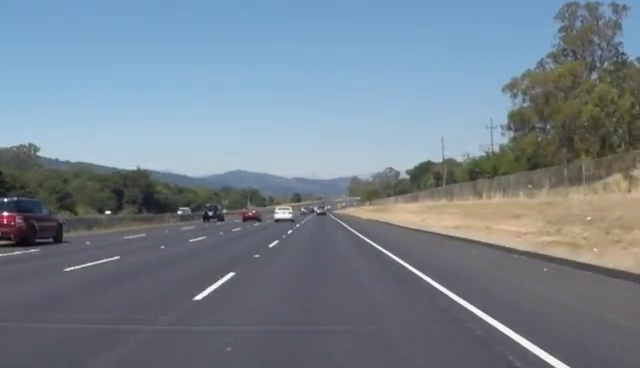
#> input picture frame 21 of video.mp4, 640 x 368 px
$ python 10video_dt.py
#> lines starting #> are read from the running program, lines starting #| are printed output that depends on the picture; after the words box and inside, x2 and y2 are one past the last pixel; in counts of white or black regions, pixels touching at a corner belong together
import cv2
import numpy as np


def get_edge_img(color_img, gaussian_ksize=5, gaussian_sigmax=1,
                 canny_threshold1=50, canny_threshold2=100):
    """
    灰度化,模糊,canny变换,提取边缘
    :param color_img: 彩色图,channels=3
    """
    gaussian = cv2.GaussianBlur(color_img, (gaussian_ksize, gaussian_ksize),
                                gaussian_sigmax)
    gray_img = cv2.cvtColor(gaussian, cv2.COLOR_BGR2GRAY)
    edges_img = cv2.Canny(gray_img, canny_threshold1, canny_threshold2)
    return edges_img


def roi_mask(gray_img):
    """
    对gray_img进行掩膜
    :param gray_img: 灰度图,channels=1
    """
    poly_pts = np.array([[[0, 368], [300, 210], [340, 210], [640, 368]]])
    mask = np.zeros_like(gray_img)
    mask = cv2.fillPoly(mask, pts=poly_pts, color=255)
    img_mask = cv2.bitwise_and(gray_img, mask)
    return img_mask


def get_lines(edge_img):
    """
    获取edge_img中的所有线段
    :param edge_img: 标记边缘的灰度图
    """

    def calculate_slope(line):
        """
        计算线段line的斜率
        :param line: np.array([[x_1, y_1, x_2, y_2]])
        :return:
        """
        x_1, y_1, x_2, y_2 = line[0]
        return (y_2 - y_1) / (x_2 - x_1)

    def reject_abnormal_lines(lines, threshold=0.2):
        """
        剔除斜率不一致的线段
        :param lines: 线段集合, [np.array([[x_1, y_1, x_2, y_2]]),np.array([[x_1, y_1, x_2, y_2]]),...,np.array([[x_1, y_1, x_2, y_2]])]
        """
        slopes = [calculate_slope(line) for line in lines]
        while len(lines) > 0:
            mean = np.mean(slopes)
            diff = [abs(s - mean) for s in slopes]
            idx = np.argmax(diff)
            if diff[idx] > threshold:
                slopes.pop(idx)
                lines.pop(idx)
            else:
                break
        return lines

    def least_squares_fit(lines):
        """
        将lines中的线段拟合成一条线段
        :param lines: 线段集合, [np.array([[x_1, y_1, x_2, y_2]]),np.array([[x_1, y_1, x_2, y_2]]),...,np.array([[x_1, y_1, x_2, y_2]])]
        :return: 线段上的两点,np.array([[xmin, ymin], [xmax, ymax]])
        """
        x_coords = np.ravel([[line[0][0], line[0][2]] for line in lines])
        y_coords = np.ravel([[line[0][1], line[0][3]] for line in lines])
        poly = np.polyfit(x_coords, y_coords, deg=1)
        point_min = (np.min(x_coords), np.polyval(poly, np.min(x_coords)))
        point_max = (np.max(x_coords), np.polyval(poly, np.max(x_coords)))
        return np.array([point_min, point_max], dtype=int)

    # 获取所有线段
    lines = cv2.HoughLinesP(edge_img, 1, np.pi / 180, 15, minLineLength=40,
                            maxLineGap=20)
    # 按照斜率分成车道线
    left_lines = [line for line in lines if calculate_slope(line) > 0]
    right_lines = [line for line in lines if calculate_slope(line) < 0]
    # 剔除离群线段
    left_lines = reject_abnormal_lines(left_lines)
    right_lines = reject_abnormal_lines(right_lines)

    return least_squares_fit(left_lines), least_squares_fit(right_lines)


def draw_lines(img, lines):
    """
    在img上绘制lines
    :param img:
    :param lines: 两条线段: [np.array([[xmin1, ymin1], [xmax1, ymax1]]), np.array([[xmin2, ymin2], [xmax2, ymax2]])]
    :return:
    """
    left_line, right_line = lines
    cv2.line(img, tuple(left_line[0]), tuple(left_line[1]), color=(0, 255, 255),
             thickness=5)
    cv2.line(img, tuple(right_line[0]), tuple(right_line[1]),
             color=(0, 255, 255), thickness=5)


def show_lane(color_img):
    """
    在color_img上画出车道线
    :param color_img: 彩色图,channels=3
    :return:
    """
    edge_img = get_edge_img(color_img)
    mask_gray_img = roi_mask(edge_img)
    lines = get_lines(mask_gray_img)
    draw_lines(color_img, lines)
    return color_img


capture = cv2.VideoCapture('video.mp4')
while True:
    ret, frame = capture.read()#ret视频流状况，是否关闭
#> frame is the input picture: shape (368, 640, 3); mean B, G, R 142.4, 130.7, 117.7
    frame = show_lane(frame)
#> in get_edge_img, `gray_img = cv2.cvtColor(gaussian, cv2.COLOR_BGR2GRAY)`:
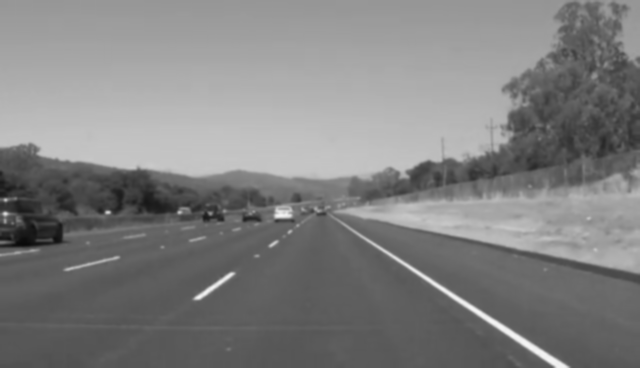
#> gray_img: shape (368, 640); min 10, max 246, mean 128.1
#> in get_edge_img, `edges_img = cv2.Canny(gray_img, canny_threshold1, canny_threshold2)`:
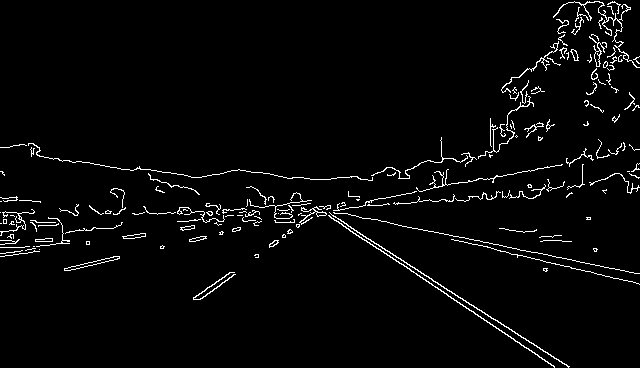
#> edges_img: shape (368, 640); 3% white in thin lines or dots
#> in roi_mask, `img_mask = cv2.bitwise_and(gray_img, mask)`:
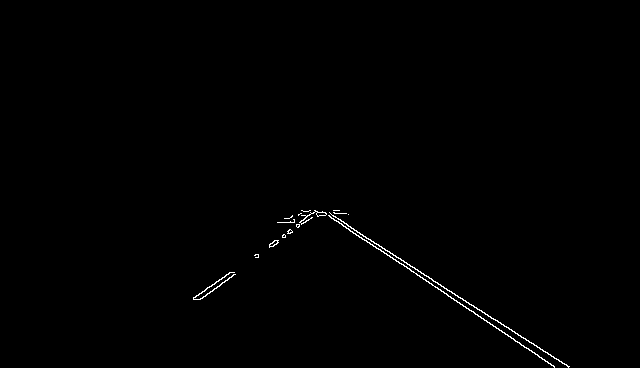
#> img_mask: shape (368, 640); 0.48% white in thin lines or dots, all inside (x1, y1, x2, y2) = (193, 210, 570, 368)
#> in get_lines, `lines = cv2.HoughLinesP(edge_img, 1, np.pi / 180, 15, minLineLength=40..`: lines = [[324, 212, 554, 367], [378, 244, 568, 367], [257, 257, 319, 212], [258, 254, 314, 210], [333, 216, 469, 304], [322, 211, 370, 244], [255, 257, 318, 212], [270, 243, 315, 211], [284, 218, 346, 213], [332, 215, 373, 241], [330, 217, 487, 322], [403, 264, 554, 366]]
#> in get_lines, `left_lines = [line for line in lines if calculate_slope(line) > 0]`: left_lines = [[[324, 212, 554, 367]], [[378, 244, 568, 367]], [[333, 216, 469, 304]], [[322, 211, 370, 244]], [[332, 215, 373, 241]], [[330, 217, 487, 322]], [[403, 264, 554, 366]]]
#> in get_lines, `right_lines = [line for line in lines if calculate_slope(line) < 0]`: right_lines = [[[257, 257, 319, 212]], [[258, 254, 314, 210]], [[255, 257, 318, 212]], [[270, 243, 315, 211]], [[284, 218, 346, 213]]]
#> in reject_abnormal_lines, `slopes = [calculate_slope(line) for line in lines]`: slopes = [0.674, 0.647, 0.647, 0.688, 0.634, 0.669, 0.675]
#> the loop in reject_abnormal_lines, `while len(lines) > 0:` made 1 pass
#> (mean, diff, idx) on pass 1: (0.662, [0.0119, 0.0147, 0.015, 0.0255, 0.0279, 0.00675, 0.0135], 4)
#> after the loop in reject_abnormal_lines, `while len(lines) > 0:`: lines has the same summary as left_lines in get_lines
#> the loop in reject_abnormal_lines (call 2), `while len(lines) > 0:` made 2 passes
#> (mean, diff, idx) on passes 1 to 2: (-0.604, [0.122, 0.182, 0.111, 0.108, 0.523], 4), (-0.734, [0.00842, 0.0515, 0.0199, 0.0231], 1)
#> in get_lines, `right_lines = reject_abnormal_lines(right_lines)`: right_lines = [[[257, 257, 319, 212]], [[258, 254, 314, 210]], [[255, 257, 318, 212]], [[270, 243, 315, 211]]]
#> in least_squares_fit, `x_coords = np.ravel([[line[0][0], line[0][2]] for line in lines])`: x_coords = [324, 554, 378, 568, 333, 469, 322, 370, 332, 373, 330, 487, 403, 554]
#> in least_squares_fit, `y_coords = np.ravel([[line[0][1], line[0][3]] for line in lines])`: y_coords = [212, 367, 244, 367, 216, 304, 211, 244, 215, 241, 217, 322, 264, 366]
#> in least_squares_fit, `poly = np.polyfit(x_coords, y_coords, deg=1)`: poly = [0.662, -3.39]
#> in least_squares_fit, `point_min = (np.min(x_coords), np.polyval(poly, np.min(x_coords)))`: point_min = (322, 209.8)
#> in least_squares_fit, `point_max = (np.max(x_coords), np.polyval(poly, np.max(x_coords)))`: point_max = (568, 372.6)
#> in show_lane, `lines = get_lines(mask_gray_img)`: lines = ([[322, 209], [568, 372]], [[255, 256], [319, 209]])
#> in draw_lines, `left_line, right_line = lines`: left_line = [[322, 209], [568, 372]]; right_line = [[255, 256], [319, 209]]
#> in draw_lines, `cv2.line(img, tuple(right_line[0]), tuple(right_line[1]), color=(0, 25..`:
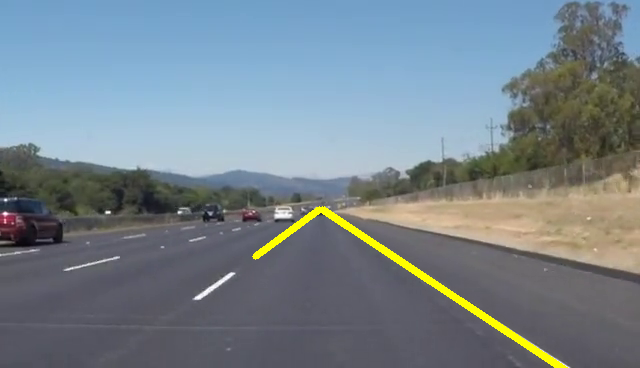
#> img: shape (368, 640, 3); mean B, G, R 140.5, 131.8, 118.8
    cv2.imshow('frame', frame)
    cv2.waitKey(10)

$ run again, starting later in the video
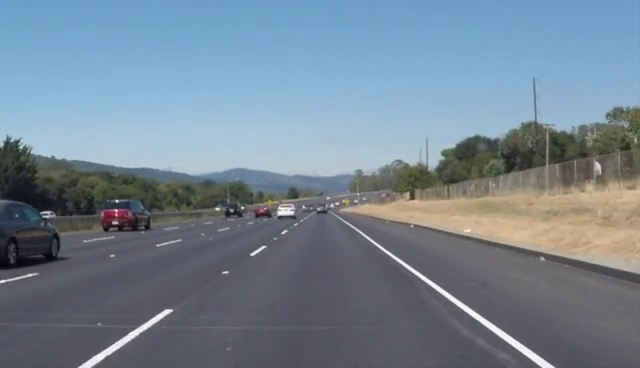
#> input picture frame 96 of video.mp4, 640 x 368 px
#> frame is the input picture: shape (368, 640, 3); mean B, G, R 146.9, 132.7, 116.7
#> in get_edge_img, `edges_img = cv2.Canny(gray_img, canny_threshold1, canny_threshold2)`:
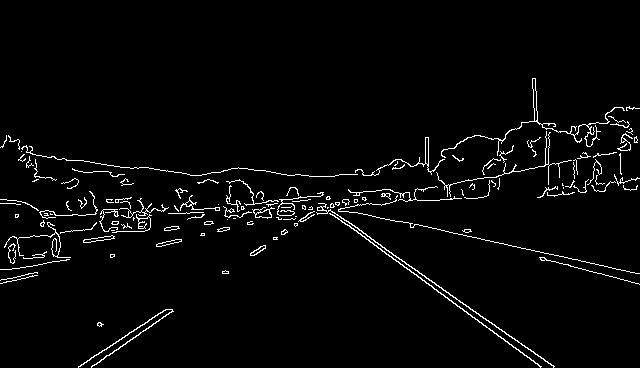
#> edges_img: shape (368, 640); 2.9% white in thin lines or dots, all inside (x1, y1, x2, y2) = (0, 78, 640, 368)
#> img_mask: shape (368, 640); 0.53% white in thin lines or dots, all inside (x1, y1, x2, y2) = (78, 210, 555, 368)
#> in get_lines, `lines = cv2.HoughLinesP(edge_img, 1, np.pi / 180, 15, minLineLength=40..`: lines = [[326, 210, 541, 366], [329, 210, 553, 366], [332, 211, 554, 366], [78, 367, 168, 309], [91, 366, 172, 310], [81, 364, 165, 309], [328, 210, 529, 357], [96, 364, 172, 311], [250, 254, 320, 210], [253, 255, 310, 212], [254, 255, 313, 211], [283, 219, 338, 210]]
#> left_lines = [[[326, 210, 541, 366]], [[329, 210, 553, 366]], [[332, 211, 554, 366]], [[328, 210, 529, 357]]]
#> in get_lines, `right_lines = [line for line in lines if calculate_slope(line) < 0]`: right_lines = [[[78, 367, 168, 309]], [[91, 366, 172, 310]], [[81, 364, 165, 309]], [[96, 364, 172, 311]], [[250, 254, 320, 210]], [[253, 255, 310, 212]], [[254, 255, 313, 211]], [[283, 219, 338, 210]]]
#> in reject_abnormal_lines, `slopes = [calculate_slope(line) for line in lines]`: slopes = [0.726, 0.696, 0.698, 0.731]
#> the loop in reject_abnormal_lines, `while len(lines) > 0:` made 1 pass
#> (mean, diff, idx) on pass 1: (0.713, [0.0127, 0.0165, 0.0147, 0.0185], 3)
#> after the loop in reject_abnormal_lines, `while len(lines) > 0:`: lines has the same summary as left_lines in get_lines
#> the loop in reject_abnormal_lines (call 2), `while len(lines) > 0:` made 2 passes
#> (mean, idx) on pass 1: (-0.623, 7)
#> in get_lines, `right_lines = reject_abnormal_lines(right_lines)`: right_lines = [[[78, 367, 168, 309]], [[91, 366, 172, 310]], [[81, 364, 165, 309]], [[96, 364, 172, 311]], [[250, 254, 320, 210]], [[253, 255, 310, 212]], [[254, 255, 313, 211]]]
#> x_coords = [326, 541, 329, 553, 332, 554, 328, 529]
#> y_coords = [210, 366, 210, 366, 211, 366, 210, 357]
#> poly = [0.71, -23.13]
#> point_min = (326, 208.5)
#> point_max = (554, 370.5)
#> in show_lane, `lines = get_lines(mask_gray_img)`: lines = ([[326, 208], [554, 370]], [[78, 371], [320, 208]])
#> left_line = [[326, 208], [554, 370]]; right_line = [[78, 371], [320, 208]]
#> in draw_lines, `cv2.line(img, tuple(right_line[0]), tuple(right_line[1]), color=(0, 25..`:
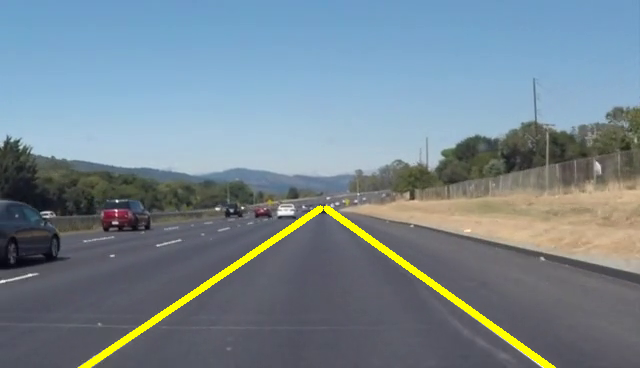
#> img: shape (368, 640, 3); mean B, G, R 144, 134.3, 118.3

$ run again, starting later in the video
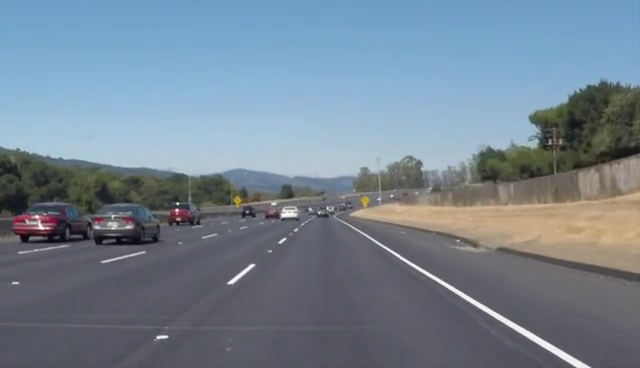
#> input picture frame 171 of video.mp4, 640 x 368 px
#> frame is the input picture: shape (368, 640, 3); mean B, G, R 145.4, 131.6, 116.8
#> in get_edge_img, `edges_img = cv2.Canny(gray_img, canny_threshold1, canny_threshold2)`:
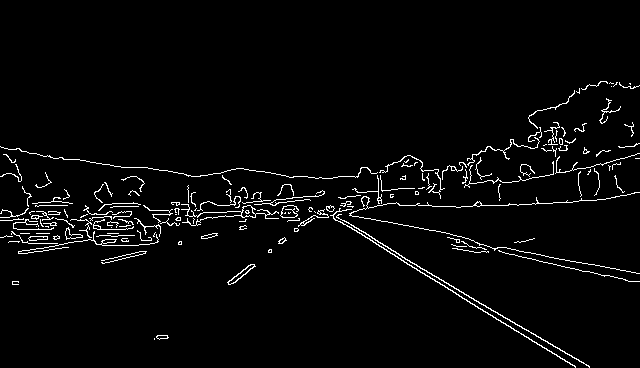
#> edges_img: shape (368, 640); 3% white in thin lines or dots, all inside (x1, y1, x2, y2) = (0, 81, 640, 368)
#> img_mask: shape (368, 640); 0.48% white in thin lines or dots, all inside (x1, y1, x2, y2) = (154, 210, 590, 368)
#> in get_lines, `lines = cv2.HoughLinesP(edge_img, 1, np.pi / 180, 15, minLineLength=40..`: lines = 13 rows, first 6: [323, 210, 575, 367], [333, 214, 553, 346], [321, 210, 514, 330], [497, 312, 589, 367], [227, 282, 320, 210], [232, 283, 320, 212]
#> left_lines = [[[323, 210, 575, 367]], [[333, 214, 553, 346]], [[321, 210, 514, 330]], [[497, 312, 589, 367]], [[492, 315, 575, 366]], [[378, 242, 503, 317]], [[547, 341, 589, 366]]]
#> in get_lines, `right_lines = [line for line in lines if calculate_slope(line) < 0]`: right_lines = [[[227, 282, 320, 210]], [[232, 283, 320, 212]], [[287, 221, 341, 214]], [[230, 284, 317, 213]], [[270, 252, 314, 211]], [[228, 283, 269, 249]]]
#> in reject_abnormal_lines, `slopes = [calculate_slope(line) for line in lines]`: slopes = [0.623, 0.6, 0.622, 0.598, 0.614, 0.6, 0.595]
#> the loop in reject_abnormal_lines, `while len(lines) > 0:` made 1 pass
#> (mean, diff, idx) on pass 1: (0.607, [0.0155, 0.00747, 0.0143, 0.00965, 0.00699, 0.00747, 0.0122], 0)
#> after the loop in reject_abnormal_lines, `while len(lines) > 0:`: lines has the same summary as left_lines in get_lines
#> the loop in reject_abnormal_lines (call 2), `while len(lines) > 0:` made 2 passes
#> (mean, diff, idx) on passes 1 to 2: (-0.715, [0.0596, 0.0922, 0.585, 0.101, 0.217, 0.115], 2), (-0.832, [0.0574, 0.0248, 0.0155, 0.1, 0.00237], 3)
#> in get_lines, `right_lines = reject_abnormal_lines(right_lines)`: right_lines = [[[227, 282, 320, 210]], [[232, 283, 320, 212]], [[230, 284, 317, 213]], [[270, 252, 314, 211]], [[228, 283, 269, 249]]]
#> x_coords = [323, 575, 333, 553, 321, 514, 497, 589, 492, 575, 378, 503, 547, 589]
#> y_coords = [210, 367, 214, 346, 210, 330, 312, 367, 315, 366, 242, 317, 341, 366]
#> poly = [0.602, 15.28]
#> point_min = (321, 208.6)
#> point_max = (589, 370)
#> in show_lane, `lines = get_lines(mask_gray_img)`: lines = ([[321, 208], [589, 370]], [[227, 284], [320, 209]])
#> left_line = [[321, 208], [589, 370]]; right_line = [[227, 284], [320, 209]]
#> in draw_lines, `cv2.line(img, tuple(right_line[0]), tuple(right_line[1]), color=(0, 25..`:
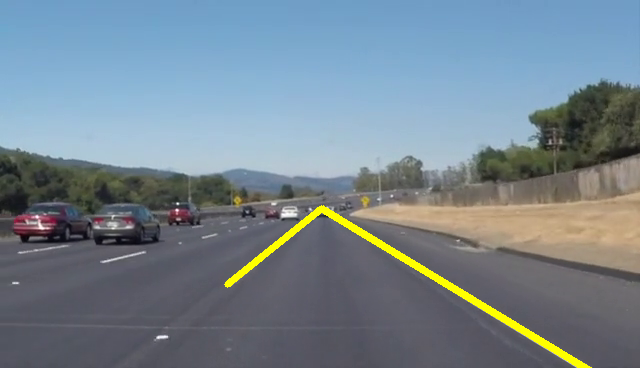
#> img: shape (368, 640, 3); mean B, G, R 143.2, 132.9, 118.1
